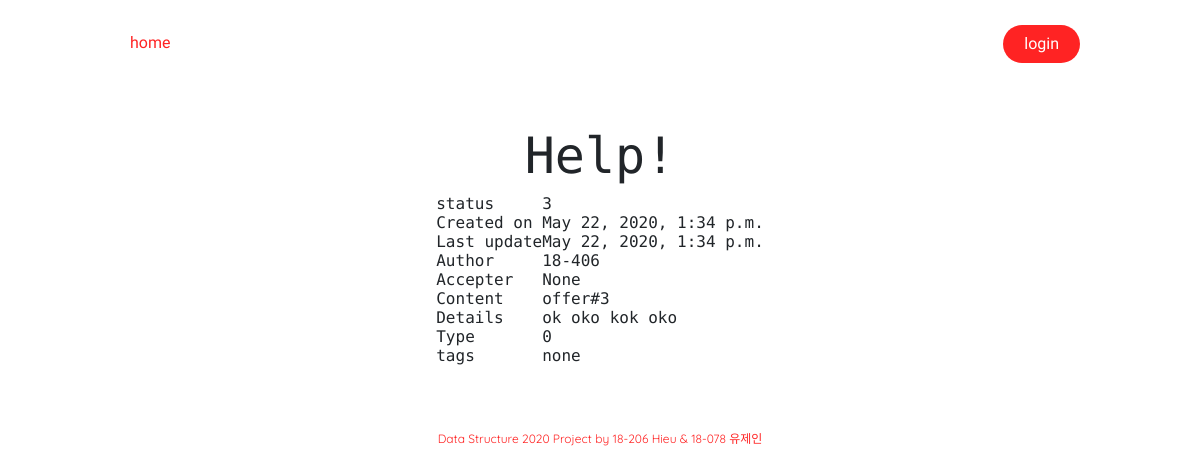
/items/20/, run on an earlier commit of the app's database.
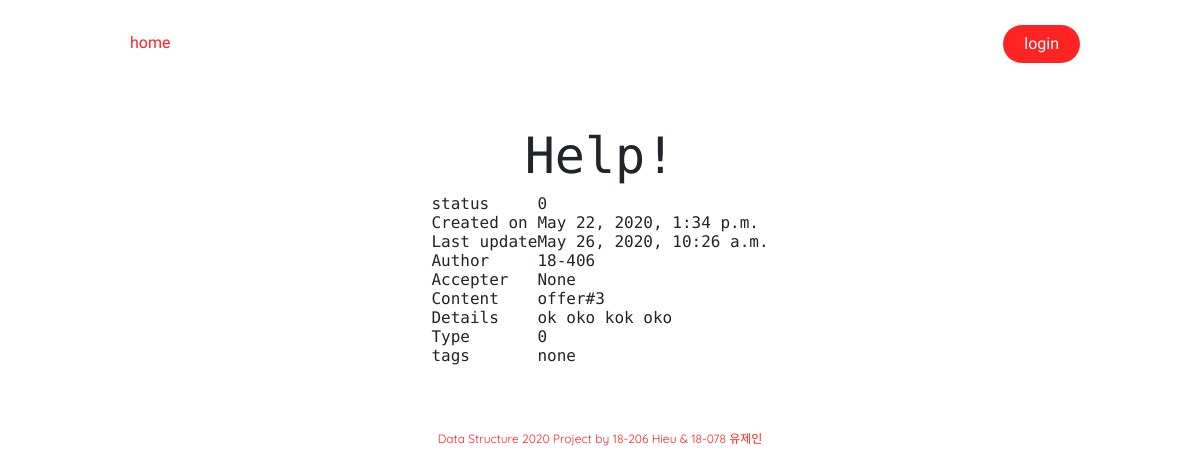
And on a later commit of the database.
### items/models.py (models this page shows, shortened)
class transaction(models.Model):
    class Status(models.IntegerChoices):
        PROCESSING  = 0
        SUCCESS     = 1
        FAILED      = 2
        IN_QUEUE    = 3
    class Method(models.IntegerChoices):
        REQUEST     = 0
        OFFER       = 1
    status              = models.IntegerField(default=3,choices=Status.choices,null=False)
    date_create         = models.DateTimeField(verbose_name='date created', auto_now_add=True)
    date_update         = models.DateTimeField(verbose_name='date update', auto_now=True)
    tags                = TaggableManager()
    author              = models.CharField(max_length=100, null=False)
    accepter            = models.CharField(default='None', max_length=100, null=False)
    title               = models.CharField(max_length=60, null=False)
    content             = models.CharField(max_length=100, null=False)
    details             = models.TextField(blank=True, null=True)
    method              = models.IntegerField(default=0,choices=Method.choices,null=False)

### items/views.py (the view)
# urls.py: path('items/<slug:proid>/', dynamicItemView, name='item'),
def dynamicItemView(request, proid):
    obj = transaction.objects.get(id=proid)
    context = {
        "transaction": obj,
    }
    return render(request, "items/details.html", context)

### templates/items/details.html (shortened to what this page needs)
{% extends 'base.html' %}
{% block content %}
<div class='trans-details'>
    <h1>{{transaction.title}}</h1>
    <div class='trans-body'>
        <table>
        <tbody>
            <tr>
                <td> status </td>
                <td>{{transaction.status}}</td>
            </tr>
            <tr>
                <td> Created on  </td>
                <td>{{transaction.date_create}}</td>
            </tr>
            <tr>
                <td> Last update </td>
                <td>{{transaction.date_update}}</td>
            </tr>
            <tr>
                <td> Author </td>
                <td>{{transaction.author}}</td>
            </tr>
            <tr>
                <td> Accepter </td>
                <td>{{transaction.accepter}}</td>
            </tr>
            <tr>
                <td> Content </td>
                <td>{{transaction.content}}</td>
            </tr>
            <tr>
                <td> Details </td>
                <td>{{transaction.details}}</td>
            </tr>
            <tr>
                <td> Type </td>
                <td>{{transaction.method}}</td>
            </tr>
            <tr>
                <td> tags </td>
                <td>{% for tag in transaction.tags.all %}
                        {% if forloop.last %}
                            <p style="display: inline;margin: 0;">{{ tag.name }}</p>
                        {% else %}
                            <p style="display: inline;margin: 0;">{{ tag.name }};</p>
                        {%endif%}
                    {% endfor %}
                </td>
            </tr>
        </tbody>
        </table>
    </div>
</div>
{% endblock %}

What changed in the data, as far as the page shows it:
changed transaction "Help!": status "3" → "0"; date_update "May 22, 2020, 1:34 p.m." → "May 26, 2020, 10:26 a.m."
